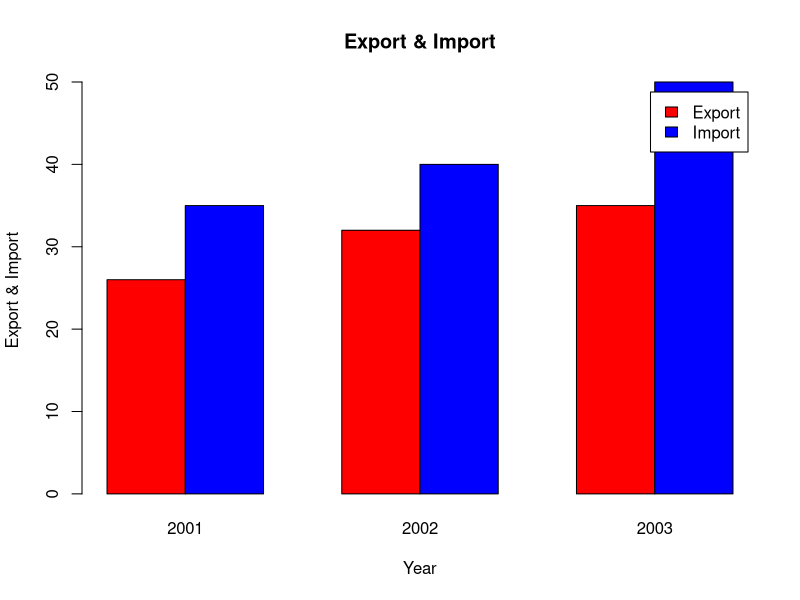

The R script that drew this image:

# Q1 Write a R program to create a simple bar plot of given data .

Year = c(2001,2002,2003)
Export = c(26,32,35)
Import = c(35,40,50) 
df = data.frame(Year,Export,Import)

cat("\nData Distribution \n")
print(df)
data = rbind(df$Export,df$Import)
barplot(data, main="Export & Import",xlab="Year", ylab="Export & Import",names.arg=df$Year,col = c("red","blue"), legend = c("Export" , "Import"), beside = TRUE)


# Q2 Same as Slip5
